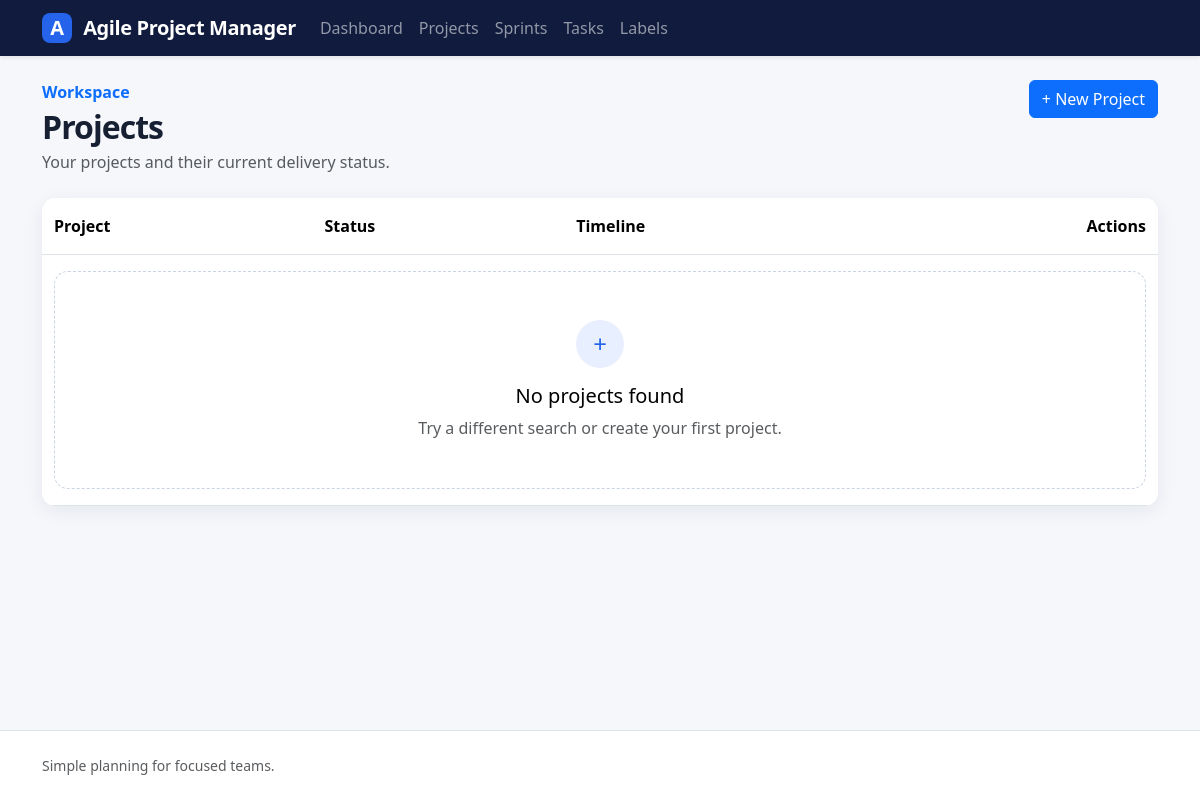
Page /projects/ on the earlier database version.
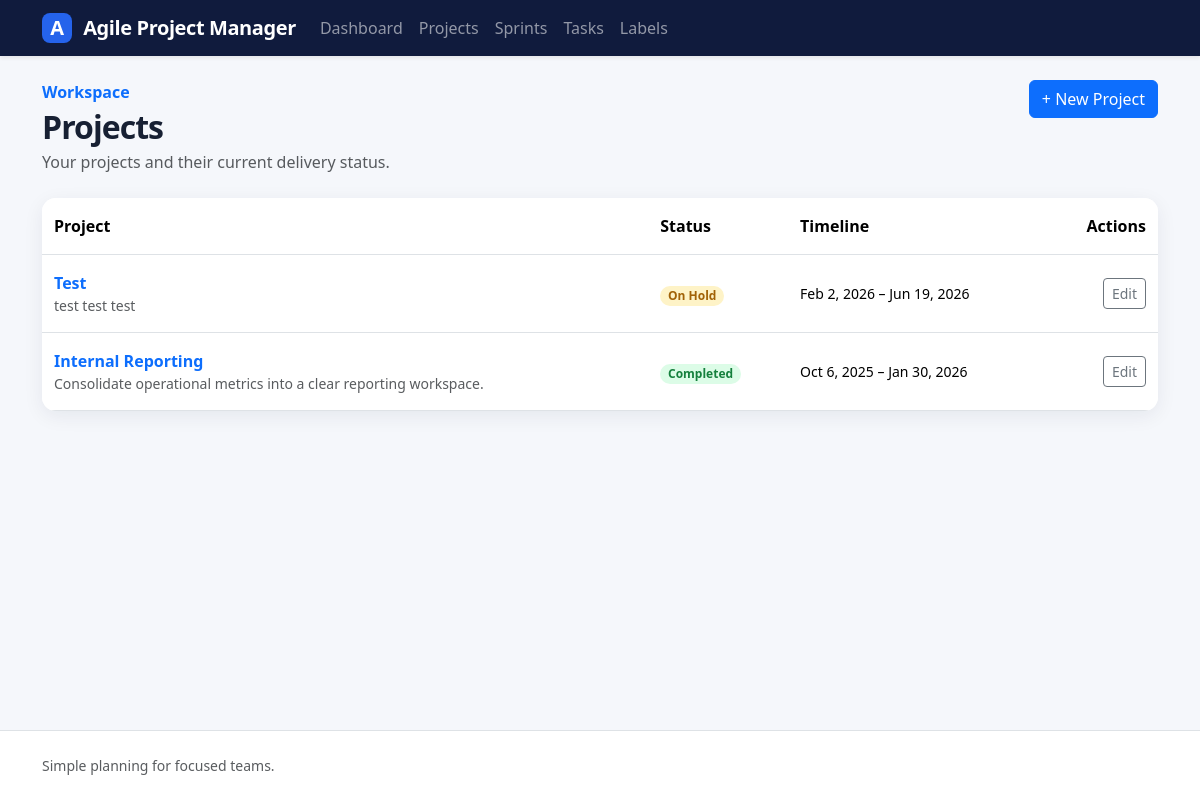
Same page on the later database version.
### projects/models.py (models this page shows, shortened)
class Project(models.Model):
    class StatusChoices(models.TextChoices):
        ACTIVE = 'active', 'Active'
        COMPLETED = 'completed', 'Completed'
        ON_HOLD = 'on_hold', 'On Hold'
    name = models.CharField(
        max_length=100,
        validators=[MinLengthValidator(2)],
    )
    description = models.TextField(max_length=500, blank=True, null=True)
    start_date = models.DateField()
    end_date = models.DateField()
    status = models.CharField(choices=StatusChoices.choices, max_length=10)
    created_at = models.DateTimeField(auto_now_add=True)

### projects/views.py (the view)
# urls.py: path('', ProjectListView.as_view(), name='list'),
class ProjectListView(ListView):
    model = Project
    template_name = 'projects/project_list.html'
    context_object_name = 'projects'
    def get_context_data(self, **kwargs):
        context = super().get_context_data(**kwargs)
        context['status_choices'] = Project.StatusChoices.choices
        return context

### templates/projects/project_list.html (shortened to what this page needs)
{% extends "base.html" %}
{% block content %}
    <div class="page-header">
        <div>
            <p class="text-primary fw-semibold mb-1">
                Workspace
            </p>
            <h1 class="h2 mb-1">
                Projects
            </h1>
            <p class="text-muted mb-0">
                Your projects and their current delivery status.
            </p>
        </div>
        <a class="btn btn-primary" href="{% url 'projects:create' %}">
            + New Project
        </a>
    </div>
    <div class="card table-card">
        <div class="table-responsive">
            <table class="table table-hover mb-0">
                <thead>
                    <tr>
                        <th>
                            Project
                        </th>
                        <th>
                            Status
                        </th>
                        <th>
                            Timeline
                        </th>
                        <th class="text-end">
                            Actions
                        </th>
                    </tr>
                </thead>
                <tbody>
                    {% for project in projects %}
                        {% with status_label=project.get_status_display|default:project.status %}
                            <tr>
                                <td>
                                    <a class="fw-semibold text-decoration-none" href="{% url 'projects:detail' project.pk %}">
                                        {{ project.name|title }}
                                    </a>
                                    <div class="small text-muted">
                                        {{ project.description|truncatewords:12 }}
                                    </div>
                                </td>
                                <td>
                                    <span class="badge rounded-pill badge-status-{{ project.status }}">
                                        {{ status_label|title }}
                                    </span>
                                </td>
                                <td class="small">
                                    {{ project.start_date|date:"M j, Y" }}
                                    –
                                    {{ project.end_date|date:"M j, Y" }}
                                </td>
                                <td class="text-end">
                                    <a href="{% url 'projects:update' project.pk %}" class="btn btn-sm btn-outline-secondary">
                                        Edit
                                    </a>
                                </td>
                            </tr>
                        {% endwith %}
                    {% empty %}
                        <tr>
                            <td colspan="4">
                                {% include "partials/_empty_state.html" with title="No projects found" message="Try a different search or create your first project." action_url=project_create_url action_text="Create project" %}
                            </td>
                        </tr>
                    {% endfor %}
                </tbody>
            </table>
        </div>
    </div>
{% endblock %}

Differences in the rows shown:
added Project: name "Test", description "test test test", value "On Hold", start_date "Feb 2, 2026", end_date "Jun 19, 2026"
added Project: name "Internal Reporting", description "Consolidate operational metrics into a clear reporting workspace.", status "Completed", start_date "Oct 6, 2025", end_date "Jan 30, 2026"
Other differences:
{{ icon|default:"+" }}: "+" → (not shown)
{{ title|default:"Nothing here yet" }}: "No projects found" → (not shown)
{{ message|default:"Create your first item to get started." }}: "Try a different search or create your first project." → (not shown)
